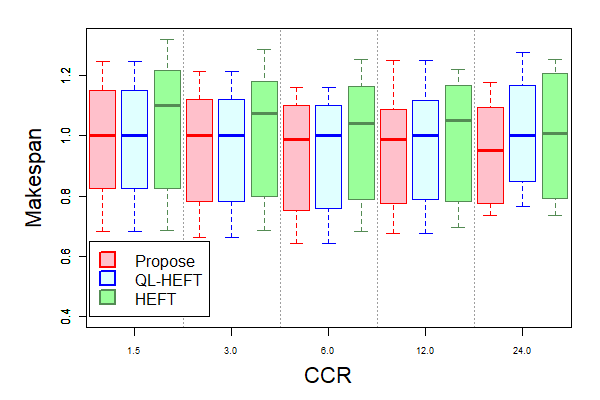

Recreate this plot in R.
## read data file
d1 <- read.table("./QLHEFT/1.5.txt")
d1_nume <- as.numeric(d1$V1)
d1_median <- median(d1_nume)
d1 <- d1 / d1_median  # QLHEFT_1.5_median
d2 <- read.table("./QLHEFT/3.txt")
d2_nume <- as.numeric(d2$V1)
d2_median <- median(d2_nume)
d2 <- d2 / d2_median  # QLHEFT_3_median
d3 <- read.table("./QLHEFT/6.txt")
d3_nume <- as.numeric(d3$V1)
d3_median <- median(d3_nume)
d3 <- d3 / d3_median  # QLHEFT_6_median
d4 <- read.table("./QLHEFT/12.txt")
d4_nume <- as.numeric(d4$V1)
d4_median <- median(d4_nume)
d4 <- d4 / d4_median  # QLHEFT_12_median
d5 <- read.table("./QLHEFT/24.txt")
d5_nume <- as.numeric(d5$V1)
d5_median <- median(d5_nume)
d5 <- d5 / d5_median  # QLHEFT_24_median
qlheft <- cbind(d1, d2, d3, d4, d5) # bind data

## read data file
d1 <- read.table("./Propose/1.5.txt")
d1 <- d1 / d1_median  # QLHEFT_1.5_median
d2 <- read.table("./Propose/3.txt")
d2 <- d2 / d2_median  # QLHEFT_3_median
d3 <- read.table("./Propose/6.txt")
d3 <- d3 / d3_median  # QLHEFT_6_median
d4 <- read.table("./Propose/12.txt")
d4 <- d4 / d4_median  # QLHEFT_12_median
d5 <- read.table("./Propose/24.txt")
d5 <- d5 / d5_median  # QLHEFT_24_median
propose <- cbind(d1, d2, d3, d4, d5) # bind data

## read data file
d1 <- read.table("./HEFT/1.5.txt")
d1 <- d1 / d1_median  # QLHEFT_1.5_median
d2 <- read.table("./HEFT/3.txt")
d2 <- d2 / d2_median  # QLHEFT_3_median
d3 <- read.table("./HEFT/6.txt")
d3 <- d3 / d3_median  # QLHEFT_6_median
d4 <- read.table("./HEFT/12.txt")
d4 <- d4 / d4_median  # QLHEFT_12_median
d5 <- read.table("./HEFT/24.txt")
d5 <- d5 / d5_median  # QLHEFT_24_median
heft <- cbind(d1, d2, d3, d4, d5) # bind data

all_data <- list(propose, qlheft, heft)         # merge two data (data.frame) into a list

## define x-axis scale name
xaxis_scale <- c("1.5", "3.0", "6.0", "12.0", "24.0")
box_cols <- c("pink", "lightcyan", "palegreen1")                # box colors
## border_cols <- c("red", "blue")                   # box-line colrs
border_cols <- c("red", "blue", "palegreen4")                   # box-line colors

## graphic function
comparison_BoxPlot <- function(all_data) {
    ## set parameters for graph
    par(
        xaxs="i",                      # x-axis data span has no margin
        mar = c(5,6,2,2)                #  margin
    )
    ## prepare graph feild
    plot(
        0, 0, type = "n",
        xlab = "CCR", ylab = "Makespan", # labels
        cex.lab = 1.8,                     # label font size
        font.lab = 1,                      # label font
        xlim = range(0:(ncol(propose) * 3)), # define large x-axis
        ylim = c(0.4, max(range(propose), range(qlheft), range(heft))), # y-axis data span
        font.axis = 1,                                # axis font
        xaxt = "n"                                    # no x-axis
    )
    ## draw vertical line
    abline(
        v = c(3, 6, 9, 12, 15, 18, 21), # position
        lwd = 1,                       # line width
        col = 8,                    # line color
        lty = 3                     # line style
    )
    ## draw boxplot
    for (i in 1:3){
        boxplot(
            all_data[[i]],
            at = c(1:ncol(propose)) * 3 + i - 3.5, # position of drawing boxplot
            border = border_cols[i],                 # ボックス枠線の色
            col = box_cols[i],                       # colors
            xaxt = "n",                          # no x-axis scale
            range = 0,                           # no plot outliers 
            add = TRUE)
    }
    ## legend
    legend(
        0.1, 0.65,                      # position
        legend = c("Propose", "QL-HEFT", "HEFT"),   # labels
        cex = 1.3,                      # labels font size
        pt.cex = 3,                     # marker size
        pch = 22,                       # kinds of marker
        col = border_cols,              # box-line colors
        pt.bg = box_cols,               # box colors
        lty = 0,                               
        lwd = 2,                        # box-line width
        bg = "white"                    # background color
    )
    ## x-axis scale
    axis(
        1,                                    
        at = 1:length(xaxis_scale) * 3 - 1.5, # position of scale
        labels = xaxis_scale,                 # set scale name
        cex.axis=0.73,                        # axis font size
        tick = TRUE                           
    )
}

## output file as eps
postscript("normalization_qlheft_BoxPlot.eps", horizontal = F, onefile = FALSE, paper = "special", width = 8, height = 6)
comparison_BoxPlot(all_data)
dev.off()

## output file as png
png("normalization_qlheft_BoxPlot.png", width = 600, height =400)
comparison_BoxPlot(all_data)
dev.off()